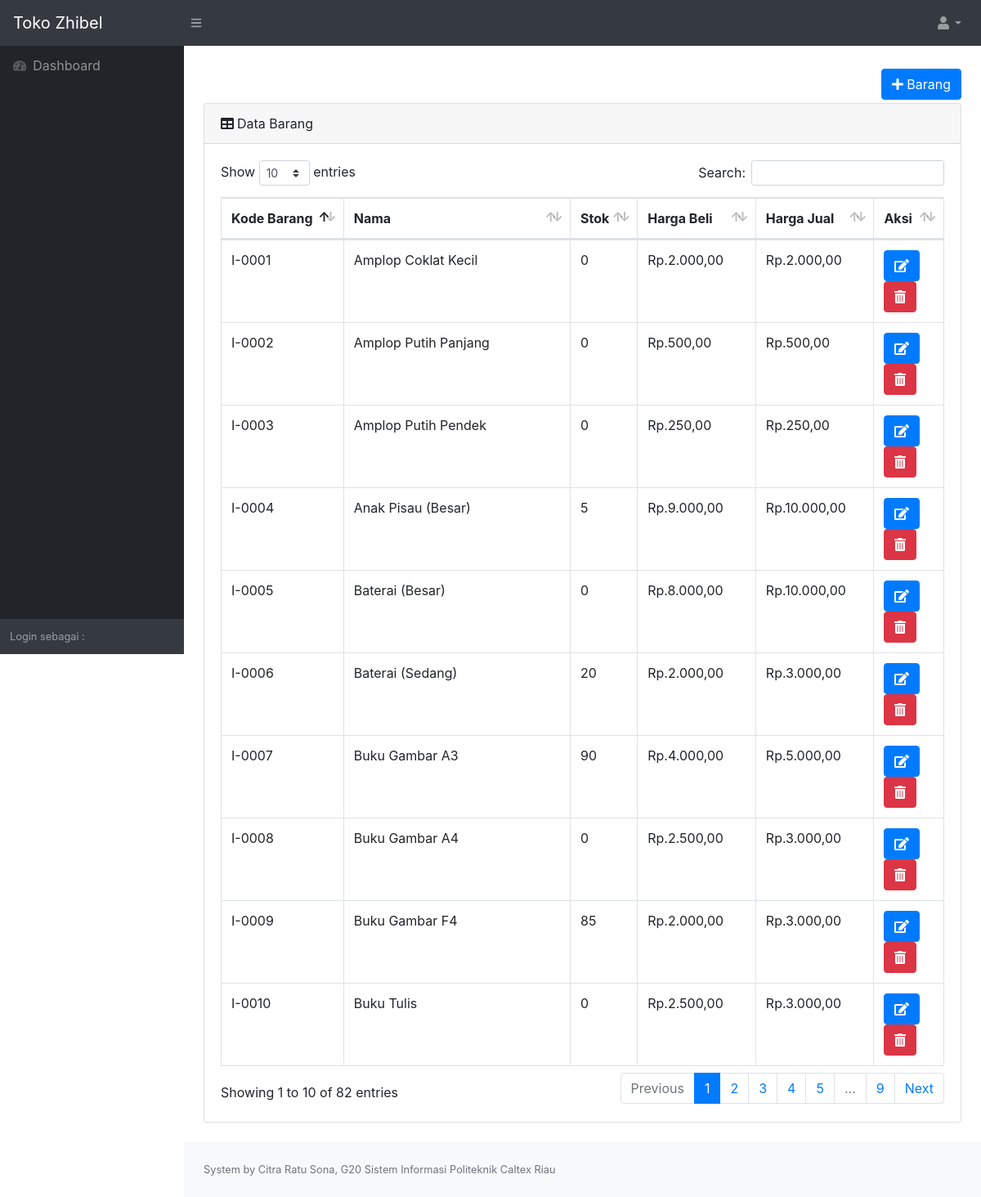
The app's page /views/baranglist.php (signed in) with its own data.
### tables this page shows
CREATE TABLE `barang` (
  `barangId` int(11) NOT NULL,
  `barangKode` varchar(255) NOT NULL,
  `barangNama` varchar(255) NOT NULL,
  `barangStok` int(11) NOT NULL,
  `hargaBeli` int(11) NOT NULL,
  `hargaJual` int(11) NOT NULL
);

### models/ClassBarang.php (called while the page is built, shortened)
<?php
Class Barang{
    function __construct(){
        $con = mysqli_connect("localhost","root","","suryajaya");
        $this->con=$con;
        }
        function tampilBarang(){
            $query = mysqli_query($this->con,"SELECT * FROM barang");
            while($b = mysqli_fetch_assoc($query)){
                $data[] = $b;
            }
            return $data;
        }
}

### views/baranglist.php (the view, shortened to what this page needs)
<?php
include 'header.php';
?>
<div class="container-fluid">
    <div class="row">
            <div class="col-md-12 text-right">
            <button type="button" class="btn btn-primary my-1" data-toggle="modal" data-target="#addbarang"><i class="fas fa-plus"></i> Barang</button>
            </div>
    </div>
    <div class="card mb-4">
        <div class="card-header"><i class="fas fa-table mr-1"></i>Data Barang</div>
            <div class="card-body">
                <div class="table-responsive">
                    <table class="table table-bordered" id="dataTable" width="100%" cellspacing="0">
                        <thead>
                            <tr>
                                <th>Kode Barang</th>
                                <th>Nama</th>
                                <th>Stok</th>
                                <th>Harga Beli</th>
                                <th>Harga Jual</th>
                                <th>Aksi</th>
                            </tr>
                            </thead>
                            <tbody>
                            <?php
                            include '../models/ClassBarang.php';
                            $p = new Barang;
                            $data = $p->tampilBarang();
                            foreach($data as $b){
                            ?>
                            <tr>
                                <td><?= $b['barangKode'];?></td>
                                <td><?= $b['barangNama'];?></td>
                                <td><?= $b['barangStok'];?></td>
                                <td><?= "Rp.".number_format( $b['hargaBeli'],2,',','.') ?></td>
                                <td><?= "Rp.".number_format( $b['hargaJual'],2,',','.') ?></td>
                                <td>
                                <a class="btn btn-primary" href="formbarangedit.php?ubahbarangid=<?= $b['barangId']?>" role="button"><i class="fas fa-edit" data-toggle="tooltip" title="Edit"></i></a>
                                <button class="btn btn-danger" onClick={handleDelete(<?= $b['barangId']; ?>)}><i class="fas fa-trash-alt" data-toggle="tooltip" title="Hapus"></i></button>
                                </td>
                            </tr>
                            <?php } ?>
                        </tbody>
                    </table>
                </div>
            </div>
        </div>
    </div>
<?php
include 'footer.php';
?>

### records on screen
barang: barangKode "I-0001", barangNama "Amplop Coklat Kecil", barangStok "0", hargaBeli "2.000,00", hargaJual "2.000,00"
barang: barangKode "I-0002", barangNama "Amplop Putih Panjang", barangStok "0", hargaBeli "500,00", hargaJual "500,00"
barang: barangKode "I-0003", barangNama "Amplop Putih Pendek", barangStok "0", hargaBeli "250,00", hargaJual "250,00"
barang: barangKode "I-0004", barangNama "Anak Pisau (Besar)", barangStok "5", hargaBeli "9.000,00", hargaJual "10.000,00"
barang: barangKode "I-0005", barangNama "Baterai (Besar)", barangStok "0", hargaBeli "8.000,00", hargaJual "10.000,00"
barang: barangKode "I-0006", barangNama "Baterai (Sedang)", barangStok "20", hargaBeli "2.000,00", hargaJual "3.000,00"
barang: barangKode "I-0007", barangNama "Buku Gambar A3", barangStok "90", hargaBeli "4.000,00", hargaJual "5.000,00"
barang: barangKode "I-0008", barangNama "Buku Gambar A4", barangStok "0", hargaBeli "2.500,00", hargaJual "3.000,00"
barang: barangKode "I-0009", barangNama "Buku Gambar F4", barangStok "85", hargaBeli "2.000,00", hargaJual "3.000,00"
barang: barangKode "I-0010", barangNama "Buku Tulis", barangStok "0", hargaBeli "2.500,00", hargaJual "3.000,00"
